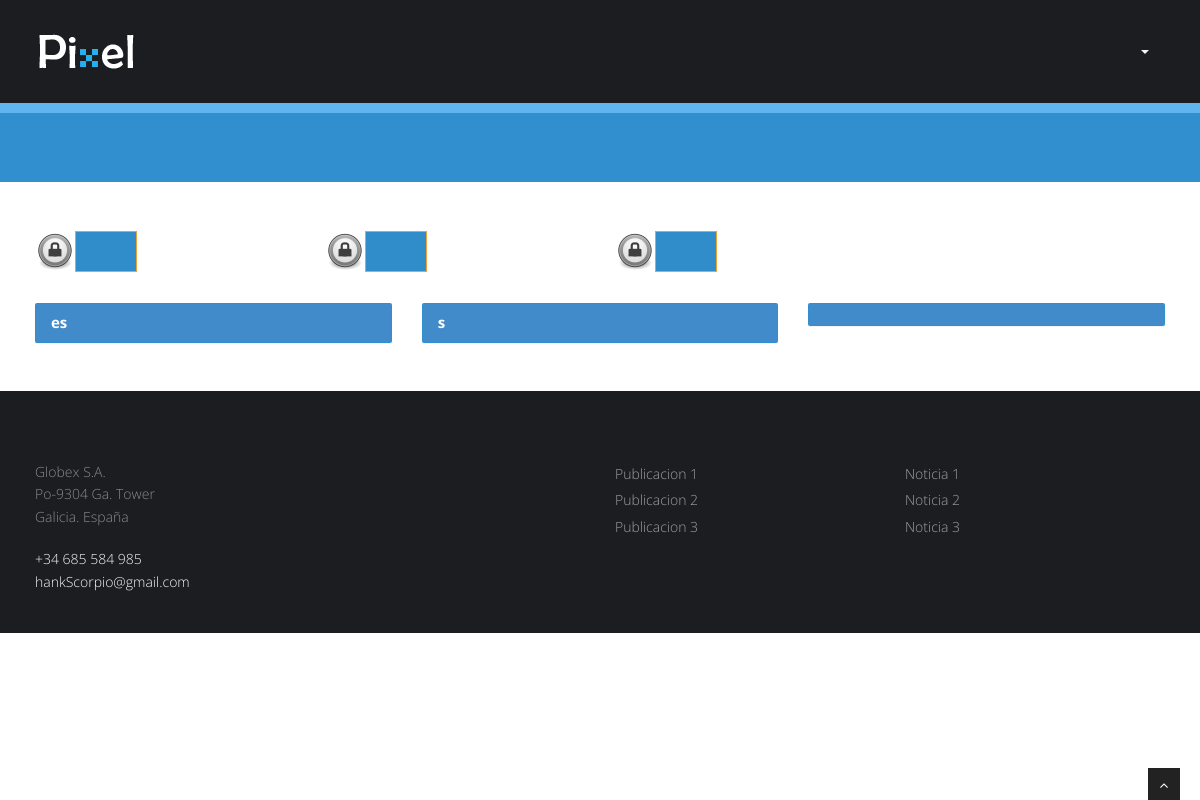
The page /Controladores/Privada/C_ActividadesP.php (signed in) on the database as committed earlier.
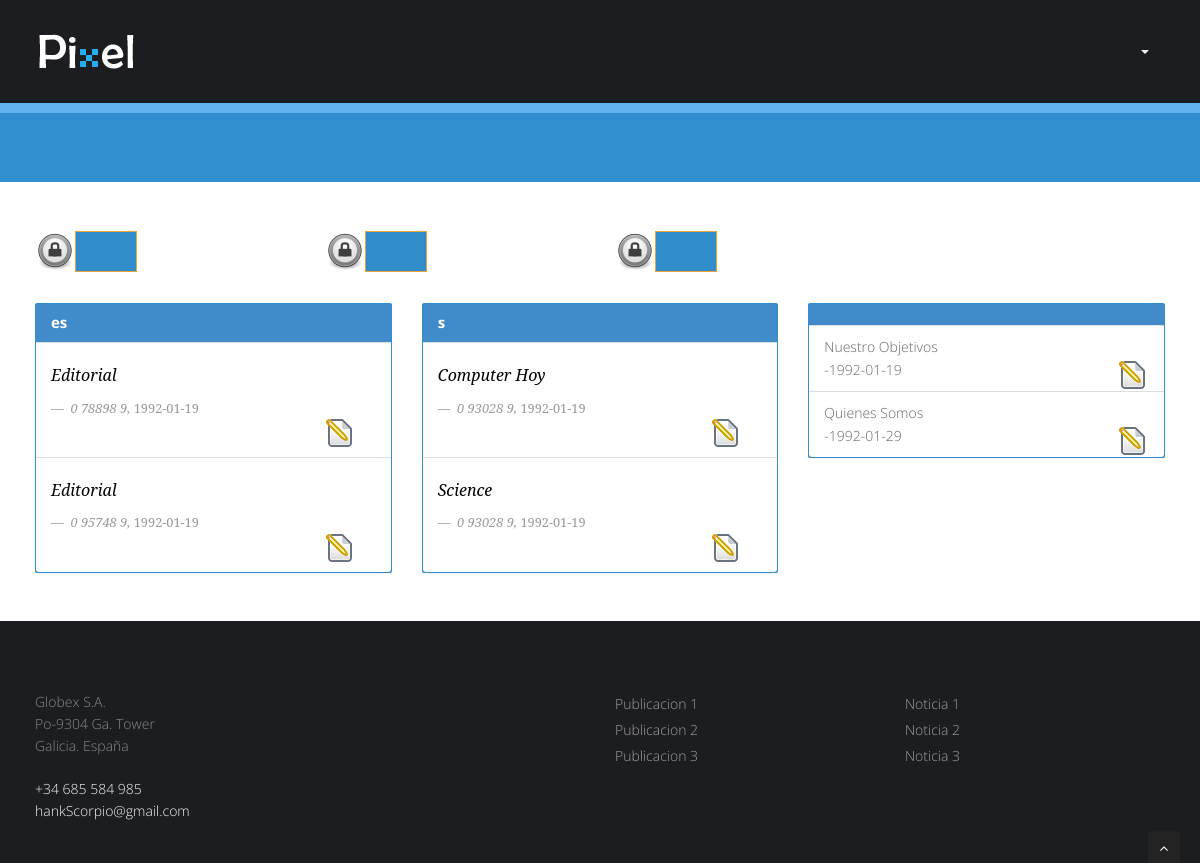
The same page on the database as committed later.
### tables this page shows
CREATE TABLE IF NOT EXISTS `S_TABLONEDITORIAL` (
  `Titulo_Tablon` varchar(10) NOT NULL,
  `ISSNOnline_Tablon` char(9) DEFAULT NULL,
  `ISSN_Tablon` char(9) DEFAULT NULL,
  `Fecha_Tablon` date NOT NULL,
  `IDTablon` varchar(10) NOT NULL
);

CREATE TABLE IF NOT EXISTS `S_REVISTAS` (
  `Titulo_Revista` varchar(20) NOT NULL,
  `ISSNOnline_Revista` char(9) DEFAULT NULL,
  `ISSN_Revista` char(9) DEFAULT NULL,
  `Fecha_Revista` date NOT NULL,
  `IDRevista` varchar(10) NOT NULL
);

CREATE TABLE IF NOT EXISTS `S_CONFERENCIAS_ORG` (
  `Titulo_Conferencia_Org` varchar(50) NOT NULL,
  `IDConferencia_Org` varchar(10) NOT NULL,
  `Fecha_Conferencia_Org` date NOT NULL
);

### Controladores/Privada/C_ActividadesP.php (called while the page is built, shortened)
<?php
$Raiz = explode('/',$_SERVER['PHP_SELF'])[count(explode('/',$_SERVER['PHP_SELF']))-4];
function getRuta()
{
	global $Raiz;
	$RutaArray = explode('/',$_SERVER['PHP_SELF']);
	$toret = "";
	for ($i =(count($RutaArray)-2);$i > 0; $i = $i -1)
	{
		if ($RutaArray[$i] == $Raiz)
			break;
		else
			$toret = $toret."../";
	}
	return $toret;
}
$RutaRelativaControlador = getRuta();
include_once $RutaRelativaControlador.'Comun/ArchivoComun.php';
$PagID = $identificadoresPrivados["Actividades"];
include_once $vistas[$PagID];
?>

### Comun/ArchivoComun.php (called while the page is built, shortened)
<?php
$identificadores = array(
'Home' => 'H',
'Miembros' => 'M',
'Prensa'=> 'P',
'Transferencias'=> 'T',
'Colaboraciones'=> 'C',
'Docencia'=> 'D',
'Publicaciones' => 'Pu',
'Actividades' => 'A',
'Login' => 'L'
);
$identificadoresPrivados = array(
'Home' => 'HP',
'Miembros' => 'MP',
'AMiembros' => 'AMP',
'MMiembros' => 'MMP',
'DMiembros' => 'DMP',
'Prensa'=> 'PP',
'APrensa'=> 'APP',
'MPrensa'=> 'MPP',
'DPrensa' => 'DPP',
'Transferencias'=> 'TP',
'ATransferencias'=> 'ATP',
'MTransferencias'=> 'MTP',
'DTransferencias'=> 'DTP',
'Colaboraciones'=> 'CP',
'AColaboraciones'=> 'ACP',
'MColaboraciones'=> 'MCP',
'DColaboraciones'=> 'DCP',
'Publicaciones'=> 'PuP',
'APublicaciones'=> 'APuP',
'MPublicaciones'=> 'MPuP',
'DPublicaciones'=> 'DPuP',
'Docencia'=> 'DP',
'ADocencia'=> 'ADP',
'MDocencia'=> 'MDP',
'DDocencia'=> 'DDP',
'Actividades'=> 'AP',
'AActividades'=> 'AAP',
'MActividades'=> 'MAP',
'DActividades'=> 'DAP',
'Administracion'=> 'G',
'ERRORPERM' => 'ERRORPERM'
);
$MenuPrincipalPrivados = array(
'Home' => $identificadoresPrivados['Home'],
'Miembros' => $identificadoresPrivados['Miembros'],
'Prensa'=> $identificadoresPrivados['Prensa'],
'Transferencias'=> $identificadoresPrivados['Transferencias'],
'Colaboraciones'=> $identificadoresPrivados['Colaboraciones'],
'Docencia'=> $identificadoresPrivados['Docencia'],
'Publicaciones'=> $identificadoresPrivados['Publicaciones'],
'Actividades'=> $identificadoresPrivados['Actividades'],
'Administracion'=> $identificadoresPrivados['Administracion']
);
?>

### GESTAPP/Clases/BaseDatosControl.php (called while the page is built, shortened)
<?php
Class BaseDatosControl
{
	public $conexionBD;
	function __construct()
	{
		$this->conexionBD = new mysqli('localhost','gC', 'gC','ET3gC');
	}
	function OperacionGenericaBD($var,$Error = "1")
	{
		if (!$resultado = $this->conexionBD->query($var))
		{
			if (isset($_COOKIE["TEST"]))
			{
				echo '<br><b>Warning</b>: '.$this->conexionBD->error.' in <b>/BaseDatosControl.php</b> on line <b>36</b><br>';
				exit();
			}
			else
			{
				throw new Exception($Error . "=>". $var . "<br>Error: " . $this->conexionBD->error . "");
			}
		}
		return $resultado;
	}
}
?>

### Clases/TablaBD.php (called while the page is built, shortened)
<?php
include_once $RutaRelativaControlador.'GESTAPP/Clases/BaseDatosControl.php';
Class TablaBD
{
	public $nombreTabla = "";
	function __construct($n,$arrayCampos,$arrayClaves)
	{
		$this->nombreTabla = $n;
	}
	public function ListadoRegistros($opciones)
	{
		$BD = new BaseDatosControl();
		return $BD->OperacionGenericaBD("Select * from ".$this->nombreTabla." ". $opciones);
	}
}
?>

### Vistas/Privadas/V_ActividadesP.php (the view, shortened to what this page needs)
<?php
Class ActividadesPrivada
{
function DisplayContent($idioma,$Ed,$Re,$Co)
{
	global $controladores;
	global $identificadoresPrivados;
	global $RutaRelativaControlador;
?>
	<section id="content">
	<div class="container">
		<div class="row">
						<div class="col-md-3" >
						  <form id="1" action="<?php echo $controladores[$identificadoresPrivados["AActividades"]]?>" method = "POST">
						  <img style="display:inline" src="<?php echo $RutaRelativaControlador?>img/engranaje2.svg.png"
						  class="img-responsive">
						  <a style="display:inline" class="btn btn-warning" onClick="document.getElementById('1').submit();"><?php echo $idioma['Alta_ED']; ?></a>
						  </form>
						</div>
						<div class="col-md-3" >
						   <form id="2" action="<?php echo $controladores[$identificadoresPrivados["AActividades"]]?>" method = "POST">
						  <img style="display:inline" src="<?php echo $RutaRelativaControlador?>img/engranaje2.svg.png"
						  class="img-responsive">
						  <a style="display:inline" class="btn btn-warning" onClick="document.getElementById('2').submit();"><?php echo $idioma['Alta_RE']; ?></a>
						  </form>
						</div>
						<div class="col-md-3" >
						   <form id="3" action="<?php echo $controladores[$identificadoresPrivados["AActividades"]]?>" method = "POST">
						   <img style="display:inline" src="<?php echo $RutaRelativaControlador?>img/engranaje2.svg.png"
						  class="img-responsive">
						  <a style="display:inline" class="btn btn-warning" onClick="document.getElementById('3').submit();"><?php echo $idioma['Alta_CON']; ?></a>
						  </form>
						</div>
						<div class="col-md-9"></div>
					  </div>
					  <div class="row">
            <div class="col-md-4">
              <div class="panel panel-primary">
                <div class="panel-heading">
                  <h3 class="panel-title"><?php echo $idioma["Editorial"]."es"?></h3>
                </div>
				<ul class="list-group">
				<?php
					foreach($Ed as $e)
					{
						echo '<li class="list-group-item">
						<blockquote>
							<p>
									'.$e["Titulo_Tablon"].'
							</p> <small> '.$e["ISSN_Tablon"].', <cite>'.$e["Fecha_Tablon"].'</cite></small>
							<img style="display:inline" onClick="document.getElementById(\''.$e["IDTablon"].'ED\').submit();" src="'.$RutaRelativaControlador.'img/editar.png"
							class="img-responsive pull-right"></img>
						</blockquote>
						</li>
						';
					}
				?>
				  </ul>
              </div>
            </div>
			<div class="col-md-4">
              <div class="panel panel-primary">
                <div class="panel-heading">
                  <h3 class="panel-title"><?php echo $idioma["Revista"]."s"?></h3>
                </div>
				<ul class="list-group">
					<?php
					foreach($Re as $e)
					{
						echo '<li class="list-group-item">
						<blockquote>
							<p>
									'.$e["Titulo_Revista"].'
							</p> <small> '.$e["ISSN_Revista"].', <cite>'.$e["Fecha_Revista"].'</cite></small>
							<img style="display:inline" onClick="document.getElementById(\''.$e["IDRevista"].'RE\').submit();" src="'.$RutaRelativaControlador.'img/editar.png"
							class="img-responsive pull-right"></img>
						</blockquote>
						</li>
						';
					}
				?>
				  </ul>
              </div>
            </div>
			<div class="col-md-4">
              <div class="panel panel-primary">
                <div class="panel-heading">
                </div>
				<ul class="list-group">
					<?php
					foreach($Co as $e)
					{
						echo '<li class="list-group-item">'.$e["Titulo_Conferencia_Org"].'<br>-'.$e["Fecha_Conferencia_Org"].'
						<img style="display:inline" onClick="document.getElementById(\''.$e["IDConferencia_Org"].'CON\').submit();" src="'.$RutaRelativaControlador.'img/editar.png"
							class="img-responsive pull-right"></img>
						</li>';
					}
				?>
				  </ul>
              </div>
            </div>
          </div>
	</div>
	</section>
<?php
}
}
	$a = array();
	$b = array();
	$c = array();
	try
	{
		$consulta = $_TABLATABLONEDITORIAL->ListadoRegistros("");
		for ($i = 0; $i < $consulta->num_rows ;$i++)
		{
			$a[] = $consulta->fetch_assoc();
		}
		$consulta = $_TABLAREVISTAS->ListadoRegistros("");
		for ($i = 0; $i < $consulta->num_rows ;$i++)
		{
			$b[] = $consulta->fetch_assoc();
		}
		$consulta = $_TABLACONFERENCIASORG->ListadoRegistros("");
		for ($i = 0; $i < $consulta->num_rows ;$i++)
		{
			$c[] = $consulta->fetch_assoc();
		}
	}
	catch(Exception $e)
	{
		$errorRescrito = explode("=>",$e->getMessage());
		$_SESSION['error'] = 'CON ERR MIEMBROS'."=>".$errorRescrito[1];
	}
$princ_view = new ActividadesPrivada();
include_once$RutaRelativaControlador.'Comun/CabeceraPriv.php';
$princ_view->DisplayContent($idioma,$a,$b,$c);
include_once$RutaRelativaControlador.'Comun/Pie.php';
?>

### Comun/CabeceraPriv.php (shortened to what this page needs)
<!DOCTYPE html>
<html lang="es">
<head>
<?php
	$IndexIdiomaPageName = "PagName".$PagID;
?>
<link href="<?php echo $RutaRelativaControlador?>css/bootstrap.min.css" rel="stylesheet" />
<link href="<?php echo $RutaRelativaControlador?>css/fancybox/jquery.fancybox.css" rel="stylesheet">
<link href="<?php echo $RutaRelativaControlador?>css/jcarousel.css" rel="stylesheet" />
<link href="<?php echo $RutaRelativaControlador?>css/flexslider.css" rel="stylesheet" />
<link href="<?php echo $RutaRelativaControlador?>css/style.css" rel="stylesheet" />
</head>
<body >
<div id="wrapper">
		<header>
        <div class="navbar navbar-default navbar-static-top">
            <div class="container">
                <div class="navbar-header">
                    <a class="navbar-brand" href="ControladorWEB.php?PagMenu=<?php echo $identificadores['Home']?>"><img src="<?php echo $RutaRelativaControlador?>img/logo.png" alt="logo"/></a>
                </div>
                <div class="navbar-collapse collapse ">
                    <ul class="nav navbar-nav">
					<?php
						foreach ($MenuPrincipalPrivados as $k => $v)
						{
							if ($PagID == $v)
							{
								echo '<li class="active">
								<a href="'.$controladores[$v].'">'.$idioma['PagName'.$v].'</a>
								</li>';
							}
							else
							{
								echo '<li class="active">
								<a href="'.$controladores[$v].'">'.$idioma['PagName'.$v].'</a>
								</li>';
							}
						}
					?>
					<li class="dropdown">
						<a href="#" class="dropdown-toggle" data-toggle="dropdown">
						  <?php echo $idioma['Otros'] ?><b class="caret"></b>
						</a>
					</li>
                    </ul>
                </div>
            </div>
        </div>
	</header>
	<?php
	if ($PagID != 'HP')
	{
		echo '
			<section id="inner-headline">
				<div class="container">
					<div class="row">
						<div class="col-lg-12">
							<h2 class="pageTitle">
								'.$idioma[$IndexIdiomaPageName].'
							</h2>
						</div>
					</div>
				</div>
			</section>
		';
	}

### Comun/Pie.php (shortened to what this page needs)
	<footer>
	<div class="container">
		<div class="row">
			<div class="col-lg-3">
				<div class="widget">
					<a href="https://www.google.es/maps/@42.3414157,-8.2803702,3a,75y,342.27h,82.14t/data=!3m6!1e1!3m4!1sk3Jz0X8mNuANbTSQBBhLmw!2e0!7i13312!8i6656!6m1!1e1"><address>
					Globex S.A.<br>
					Po-9304 Ga. Tower<br>
					Galicia. España</address></a>
					<p>
						<i class="icon-phone"></i> +34 685 584 985<br>
						<i class="icon-envelope-alt"></i> hankScorpio@gmail.com
					</p>
				</div>
			</div>
			<div class="col-lg-3">
				<div class="widget">
					<ul class="link-list">
						<li><a href="#"><?php echo $idioma['Ultimos eventos']?></a></li>
						<li><a href="#"><?php echo $idioma['Terminos y Condiciones']?></a></li>
						<li><a href="#"><?php echo $idioma['Politica de privacidad']?></a></li>
						<li><a href="#"><?php echo $idioma['Carrera']?></a></li>
						<li><a href="#"><?php echo $idioma['Contactanos']?></a></li>
					</ul>
				</div>
			</div>
			<div class="col-lg-3">
				<div class="widget">
					<ul class="link-list">
						<li><a href="#">Publicacion 1</a></li>
						<li><a href="#">Publicacion 2</a></li>
						<li><a href="#">Publicacion 3</a></li>
					</ul>
				</div>
			</div>
			<div class="col-lg-3">
					<div class="widget">
					<ul class="link-list">
						<li><a href="#">Noticia 1</a></li>
						<li><a href="#">Noticia 2</a></li>
						<li><a href="#">Noticia 3</a></li>
					</ul>
				</div>
			</div>
		</div>
	</div>
	</footer>
</div>
<a href="#" class="scrollup"><i class="fa fa-angle-up active"></i></a>
</body>
</html>

### css/style.css (style rules this page uses)
body { font-family:'Open Sans', Arial, sans-serif; font-size:14px; font-weight:300; line-height:1.6em; color:#656565; }
h1,h2, h3, h4, h5, h6 { font-family:'Open Sans', Arial, sans-serif; font-weight:700; line-height:1.1em; color:#333; margin-bottom: 20px; }
.container { padding:0 20px 0 20px; position:relative; }
#wrapper { width:100%; margin:0; padding:0; }
.row,.row-fluid { margin-bottom:30px; }
header .navbar { margin-bottom: 0; }
.navbar-default { border: none; }
.navbar-brand { color: #222; text-transform: uppercase; font-size: 24px; font-weight: 700; line-height: 1em; letter-spacing: -1px; margin-top: 13px; padding: 0 0 0 15px; }
.navbar-default .navbar-brand { color: #61B331; }
header .navbar-collapse ul.navbar-nav { float: right; margin-right: 0; }
header .navbar-default { background-color: #1c1d21; }
header .nav li a:hover, header .nav li a:focus, header .nav li.active a, header .nav li.active a:hover, header .nav li a.dropdown-toggle:hover, header .nav li a.dropdown-toggle:focus, header .nav li.active ul.dropdown-menu li a:hover, header .nav li.active ul.dropdown-menu li.active a { -webkit-transition: all .3s ease; -moz-transition: all .3s ease; -ms-transition: all .3s ease; -o-transition: all .3s ease; transition: all .3s ease; }
header .navbar { min-height: 70px; padding:18px 0; }
header .navbar-nav > li { padding-bottom: 12px; padding-top: 12px; }
header .navbar-nav > li > a { padding-bottom: 6px; padding-top: 5px; margin-left: 2px; line-height: 30px; font-weight: 700; -webkit-transition: all .3s ease; -moz-transition: all .3s ease; -ms-transition: all .3s ease; -o-transition: all .3s ease; transition: all .3s ease; }
header .nav .caret { border-bottom-color: #f5f5f5; border-top-color: #f5f5f5; }
.navbar-default .navbar-nav > .active > a, .navbar-default .navbar-nav > .active > a:hover, .navbar-default .navbar-nav > .active > a:focus { background-color: #fff; }
header ul.nav li { border:none; margin:0; }
header ul.nav li a { font-size:12px; border:none; font-weight:700; text-transform:uppercase; }
.navbar .nav > li > a { color: #848484 !important; text-shadow: none; border: 1px solid rgba(255, 255, 255, 0) !important; }
.navbar .nav > .active > a,.navbar .nav > .active > a:hover { background:none; font-weight:700; }
.navbar-default .navbar-nav>.active>a, .navbar-default .navbar-nav>.active>a:hover, .navbar-default .navbar-nav>.active>a:focus { color: #3498db; }
ul.nav li.dropdown a { z-index:1000; display:block; }
#content { position:relative; background:#fff; padding:50px 0 0px 0; }
#content img { max-width:100%; height:auto; }
#inner-headline { background: #318FCF; position:relative; margin:0; padding:0; color:#fefefe; border-top: 10px solid #61B5EF; }
.panel-title { margin-top: 0; margin-bottom: 0; font-size: 15px; color: inherit; }
.panel { margin-bottom: 18px; background-color: #318FCF; border: 1px solid transparent; border-radius: 2px; -webkit-box-shadow: 0 1px 1px rgba(0,0,0,0.05); box-shadow: 0 1px 1px rgba(0,0,0,0.05); }
blockquote { font-size:16px; font-weight:400; font-family:'Noto Serif', serif; font-style:italic; padding-left:0; color:#000000; line-height:1.6em; border:none; }
.btn { text-align: center; background: #318CCA; color: #fff; border-radius: 0;padding: 10px 30px; }
ul.link-list { margin:0; padding:0; list-style:none; }
ul.link-list li { margin:0; padding:2px 0 2px 0; list-style:none; }
footer { background: #1C1D21; }
footer ul.link-list li a { color: #A0A0A0; }
footer { padding:50px 0 0 0; color:#f8f8f8; }
footer a { color:#fff; }
footer address { line-height:1.6em; color: #8B8B8C; }
.scrollup { position:fixed; width:32px; height:32px; bottom:0px; right:20px; background: #222; }
a.scrollup { outline:0; text-align: center; }
a.scrollup i { margin-top: 10px; color: #fff; }
img.pull-right, .align-right { float:right; margin:0 0 15px 15px; }

Rows that differ between the two databases and show on the page:
added s_tabloneditorial: Titulo_Tablon "Editorial", ISSN_Tablon "0 78898 9", Fecha_Tablon "1992-01-19"
added s_tabloneditorial: Titulo_Tablon "Editorial", ISSN_Tablon "0 95748 9", Fecha_Tablon "1992-01-19"
added s_revistas: Titulo_Revista "Computer Hoy", ISSN_Revista "0 93028 9", Fecha_Revista "1992-01-19"
added s_revistas: Titulo_Revista "Science", ISSN_Revista "0 93028 9", Fecha_Revista "1992-01-19"
added s_conferencias_org: Titulo_Conferencia_Org "Nuestro Objetivos", Fecha_Conferencia_Org "1992-01-19"
added s_conferencias_org: Titulo_Conferencia_Org "Quienes Somos", Fecha_Conferencia_Org "1992-01-29"
